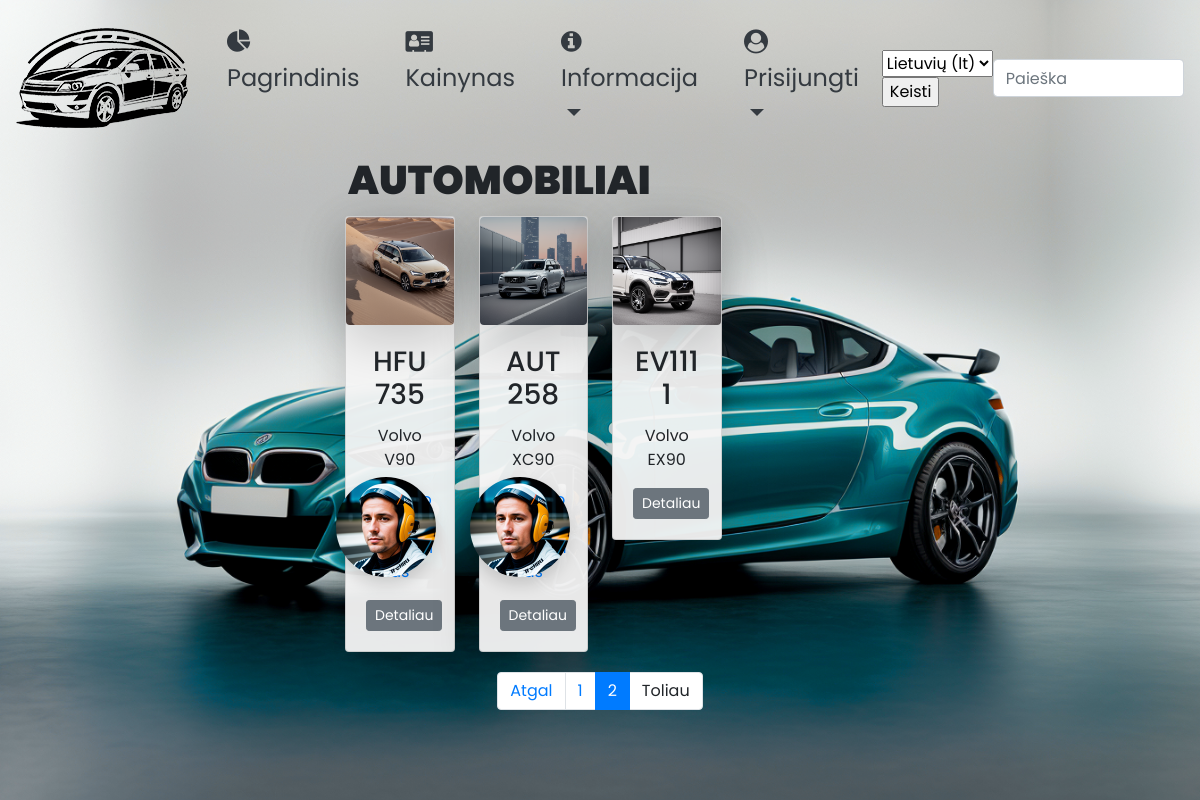
Page /autoservisas/automobiliai/?page=2 on the committed database.
### autoservisas/models.py (models this page shows, shortened)
class Automobilis(models.Model):
    valstybinis_nr = models.CharField(_('License plate number'),
                                      max_length=7, null=False, unique=True, help_text=_('Enter licence plate number'))
    automobilio_modelis_id = models.ForeignKey('AutomobilioModelis', verbose_name=_('Car model'),
                                               on_delete=models.CASCADE, null=False)
    vin_kodas = models.CharField(max_length=17, null=False, unique=True, help_text=_('enter VIN code'))
    klientas = models.CharField(max_length=100, null=False,
                                help_text=_('Enter client (organisation name or name/surname'))
    nuotrauka = models.ImageField(_('Photo'), upload_to='nuotraukos', null=True)
    aprasymas = HTMLField()
    class Meta:
        verbose_name = _('Car')
        verbose_name_plural = _('Cars')

class Uzsakymas(models.Model):
    data = models.DateField(_('Order date'), default=date.today, null=False)
    automobilis_id = models.ForeignKey('Automobilis', verbose_name=_('Information'),
                                       on_delete=models.CASCADE, null=False, related_name='auto_statusas')
    UZSAKYMO_STATUSAS = (
        ('l', _('Waiting for car')),
        ('a', _('Car under maintenance')),
        ('u', _('Order completed')),
        ('x', _('Order cancelled')),
    )
    statusas = models.CharField(max_length=1, choices=UZSAKYMO_STATUSAS, default='l', null=False, help_text=_('Status'))
    vartotojas = models.ForeignKey(User, on_delete=models.SET_NULL, null=True, blank=True)
    grazinimo_terminas = models.DateField(_('Order completion date'), null=True, blank=True)
    class Meta:
        verbose_name = _('Order')
        verbose_name_plural = _('Orders')

class Profilis(models.Model):
    user = models.OneToOneField(User, on_delete=models.CASCADE)
    nuotrauka = models.ImageField(default="profile_pics/default.png", upload_to="profile_pics")
    class Meta:
        verbose_name = _('Account')
        verbose_name_plural = _('Accounts')

class AutomobilioModelis(models.Model):
    marke = models.CharField(_('Car make'), max_length=40, null=False, help_text=_('Enter car maker'))
    modelis = models.CharField(_('Car model'), max_length=40, null=False,
                               help_text=_('Enter car model'))
    class Meta:
        verbose_name = _('Car model')
        verbose_name_plural = _('Car models')
    def __str__(self):
        return f'{self.marke} {self.modelis}'

### autoservisas/views.py (the view)
# urls.py: path('automobiliai/', views.automobiliai, name='automobiliai'),
def automobiliai(request):
    paginator = Paginator(Automobilis.objects.all(), 8)
    page_number = request.GET.get('page')
    visi_automobiliai = paginator.get_page(page_number)
    context = {
        'visi_automobiliai': visi_automobiliai,
    }
    return render(request, 'automobiliai.html', context=context)

### autoservisas/templates/automobiliai.html
{% extends "base.html" %}
{% load i18n %}
{% block content %}
{% load static %}
<h1 class="text-uppercase h1p">{% trans 'Cars' %}</h1>
  <div class="row">
    {% for a in visi_automobiliai %}
    <div class="col-md-3 px-2 pb-3">
      <div class="card shadow-lg m-1 text-center" style="background-color: rgba(245, 245, 245, 0.95); position: relative;">
        {% if a.nuotrauka %}
            <img src="{{ a.nuotrauka.url }}" class="card-img-top rounded shadow-lg">
          {% else %}
            <img src="{% static 'img/no-image.png' %}" class="card-img-top rounded shadow-lg">
          {% endif %}
        <img class="rounded-circle mr-3 shadow" style="position: absolute; top: 260px; left: -10px; width: 100px;" src="{{a.auto_statusas.first.vartotojas.profilis.nuotrauka.url}}">
        <div class="card-body">
          <h3 class="card-title">
            {{a.valstybinis_nr}}
          </h3>
          <p class="card-text">{{a.automobilio_modelis_id}}</p>
          <p class="{% if a.auto_statusas.first.statusas == 'u' %}text-success{% elif a.auto_statusas.first.statusas == 'x' %}text-danger{% else %}text-primary{% endif %}">{{ a.auto_statusas.first.get_statusas_display }}</p>
          <a href="{% url 'automobilis' a.id %}"><button type="button" class="btn btn-secondary btn-sm">{% trans 'Details' %}</button></a>
        </div>
      </div>
    </div>
    {% endfor %}
  </div>
  <div class="row justify-content-center m-0">
    <nav aria-label="..." class="m-0">
      <ul class="pagination m-0">
        {% if visi_automobiliai.has_previous %}
          <li class="page-item">
            <a class="page-link" href="?page={{ visi_automobiliai.previous_page_number }}">{% trans 'Back' %}</a>
          </li>
        {% else %}
          <li class="page-item">
            <a class="page-link disabled">{% trans 'Back' %}</a>
          </li>
        {% endif %}
        {% for i in visi_automobiliai.paginator.page_range %}
          {% if visi_automobiliai.number == i %}
            <li class="page-item active">
              <a class="page-link">{{ i }}</a>
            </li>
          {% else %}
            <li class="page-item">
              <a class="page-link" href="?page={{ i }}">{{ i }}</a>
            </li>
          {% endif %}
        {% endfor %}
        {% if visi_automobiliai.has_next %}
          <li class="page-item">
            <a class="page-link" href="?page={{ visi_automobiliai.next_page_number }}">{% trans 'Next' %}</a>
          </li>
        {% else %}
          <li class="page-item">
            <a class="page-link disabled">{% trans 'Next' %}</a>
          </li>
        {% endif %}
      </ul>
    </nav>
  </div>
{% endblock %}

### autoservisas/static/css/styles.css (style rules this page uses)
body { font-family: 'Poppins', sans-serif; font-size: 1rem; }
.h1p { font-weight: 900; }

### rows in the picture
Automobilis: nuotrauka (picture), auto_statusas.first.vartotojas.profilis.nuotrauka (picture), valstybinis_nr "HFU735", automobilio_modelis_id "Volvo V90"
Automobilis: nuotrauka (picture), auto_statusas.first.vartotojas.profilis.nuotrauka (picture), valstybinis_nr "AUT258", automobilio_modelis_id "Volvo XC90"
Automobilis: nuotrauka (picture), valstybinis_nr "EV1111", automobilio_modelis_id "Volvo EX90"

### other values in the picture
{{ i }} "1"
{{ i }} "2"
form field language "Lietuvių (lt)"
